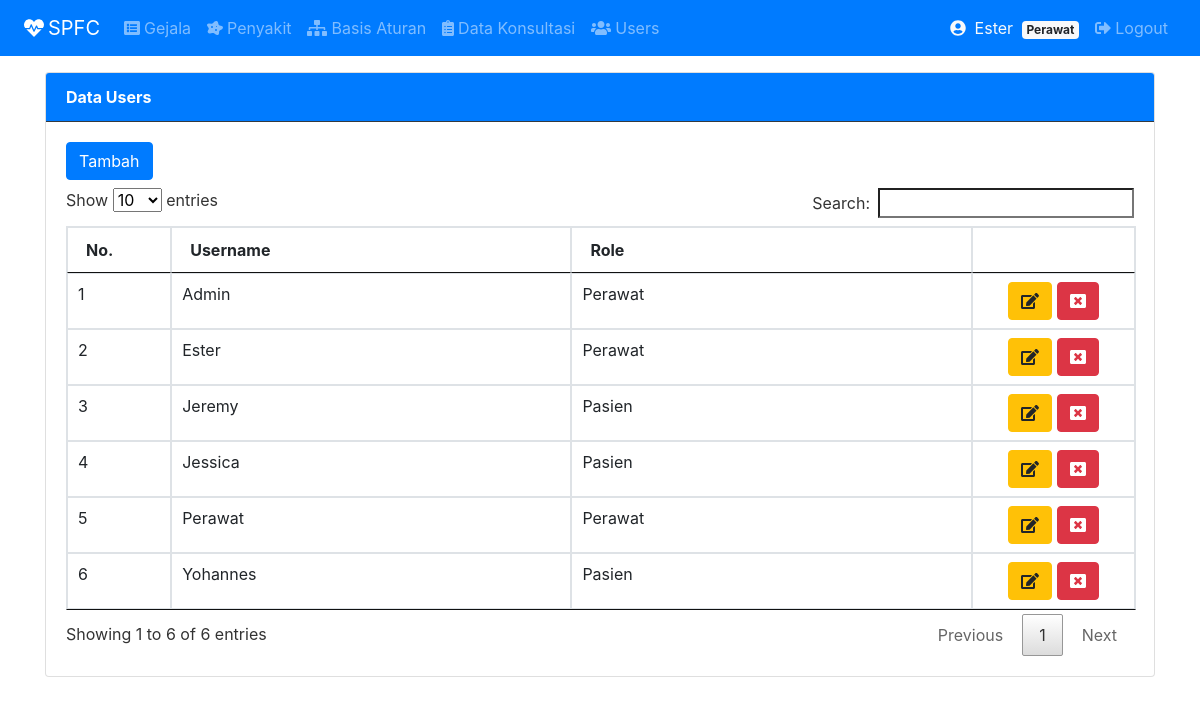
The app's page /index.php?page=users (signed in) with its own data.
### tables this page shows
CREATE TABLE `users` (
  `idusers` int(11) NOT NULL,
  `username` varchar(30) NOT NULL,
  `pass` varchar(255) NOT NULL,
  `role` varchar(10) NOT NULL
);

### tampil_users.php (the view, shortened to what this page needs)
<div class="card">
  <div class="card-header bg-primary text-white border-dark"><strong>Data Users</strong></div>
  <div class="card-body">
    <a class="btn btn-primary mb-2" href="?page=users&action=tambah">Tambah</a>
    <table class="table table-bordered" id="myTable">
    <thead>
      <tr>
        <th width="50px">No.</th>
        <th width="300px">Username</th>
        <th width=300px">Role</th>
        <th width="100px"></th>
      </tr>
    </thead>
    <tbody>
	 <?php
        $no = 1;
        $sql = "SELECT*FROM users ORDER BY username ASC";
        $result = $conn->query($sql);
        while($row = $result->fetch_assoc()) {
    ?>
        <tr>
            <td><?php echo $no++; ?></td>
            <td><?php echo $row['username']; ?></td>
            <td><?php echo $row['role']; ?></td>
            <td align="center">
                <a class="btn btn-warning" href="?page=users&action=update&id=<?php echo $row['idusers']; ?>">
                    <i class="fas fa-edit"></i>
                </a>
                <a onclick="return confirm('Yakin menghapus data ini ?')" class="btn btn-danger" href="?page=users&action=hapus&id=<?php echo $row['idusers']; ?>">
                    <i class="fas fa-window-close"></i>
                </a>
            </td>
     </tr>
    <?php
     }
    ?>
   </tbody>
</table>
</div>
</div>

### assets/css/all.css (style rules this page uses)
.fa-edit:before { content:"\f044" }
.fa-window-close:before { content:"\f410" }

### records on screen
users: username "Admin", role "Perawat"
users: username "Ester", role "Perawat"
users: username "Jeremy", role "Pasien"
users: username "Jessica", role "Pasien"
users: username "Perawat", role "Perawat"
users: username "Yohannes", role "Pasien"

### other values on screen
$_SESSION['username'] "Ester"
$_SESSION['role'] "Perawat"
